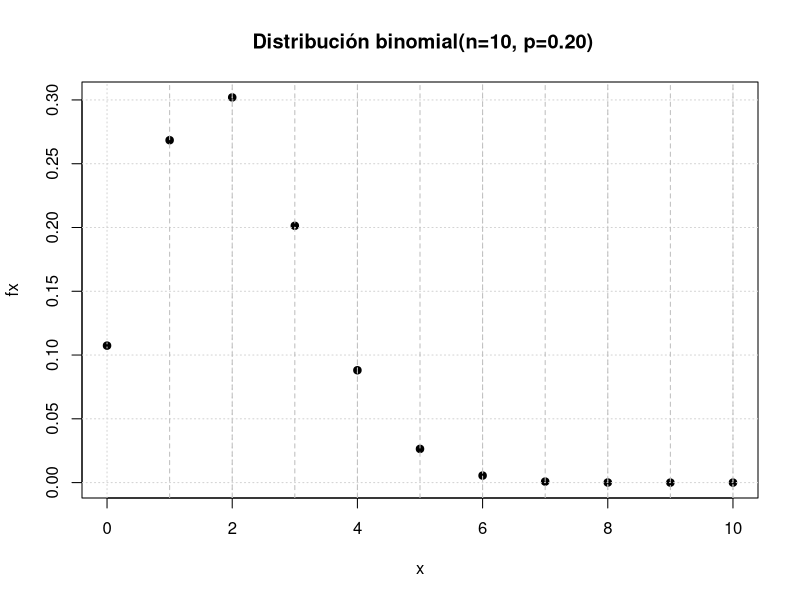

This chart was generated by the following R code:
## ---- chunk 1
knitr::opts_chunk$set(comment = NA)

# colores
c0= "#b0394a"
c1= "#ad6395"
c2= "#a391c4"
c3= "#8acfe6"
c4= "#646420"
c5= "#db524f"
## ---- chunk 2
dbinom(5,10,0.2)
## ---- chunk 3
pbinom(2,10,0.2)
## ---- chunk 4
pbinom(4,10,0.2)-pbinom(2,10,0.2)
## ---- chunk 5
pbinom(7,10,0.2, lower.tail = FALSE)
## ---- chunk 6
x=0:10
fx=dbinom(x,10,0.2)
plot(x,fx, 
     main = " Distribución binomial(n=10, p=0.20)",
     pch=19) 
grid()
abline(v = 1:10,  lty = 2, col = "grey")
